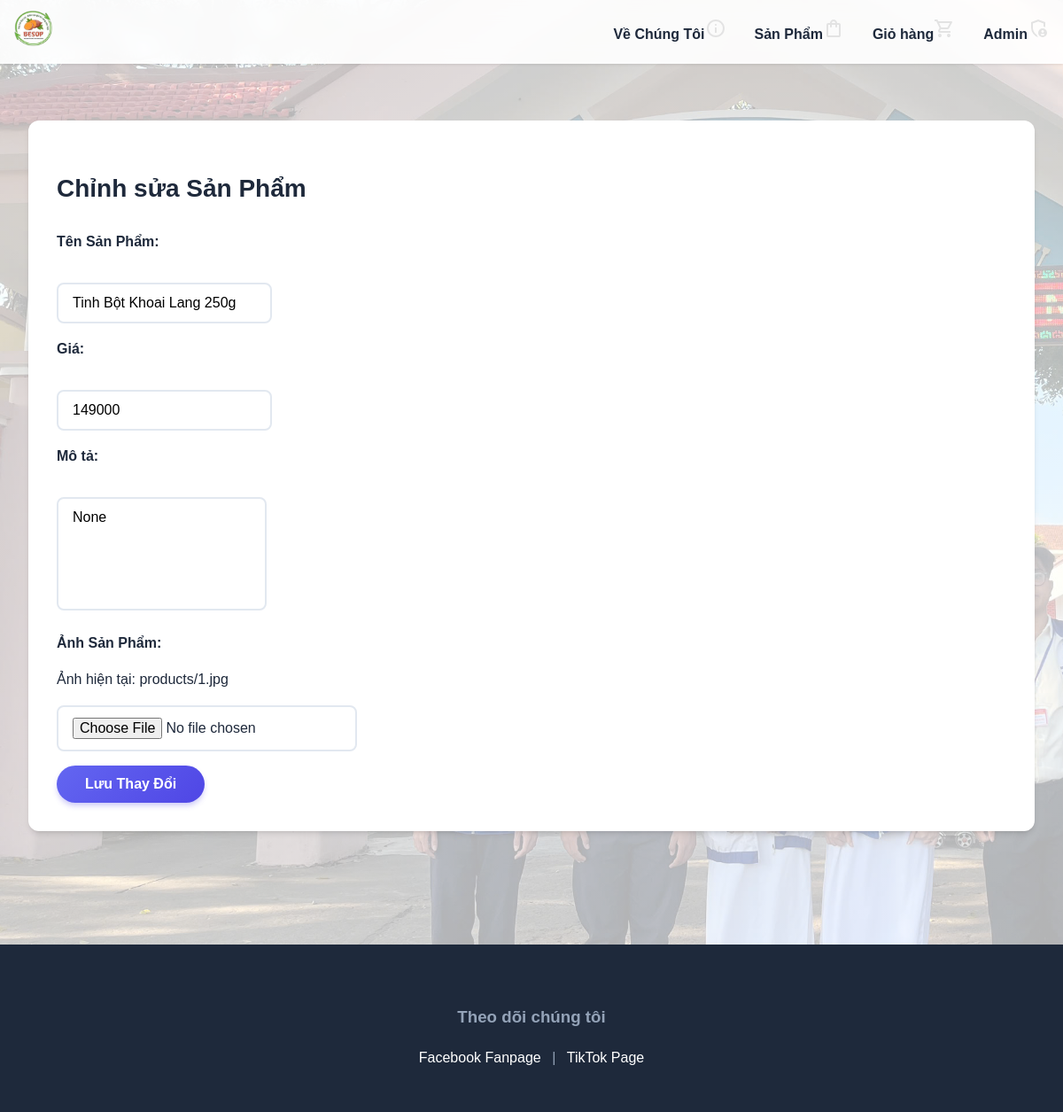
The page /quan-ly/edit-product/1/ (signed in) on the database its author committed.
### shop/models.py (models this page shows, shortened)
class Product(models.Model):
    product_name = models.CharField(max_length=255)
    price = models.IntegerField()
    description = models.TextField(blank=True, null=True)
    image = models.ImageField(upload_to='products/', blank=True, null=True)

### shop/views.py (the view, shortened to what this page needs)
# urls.py: path('quan-ly/edit-product/<int:pk>/', views.edit_product, name='edit_product'),
@user_passes_test(lambda u: u.is_authenticated and u.is_superuser)
def edit_product(request, pk):
    product = get_object_or_404(Product, pk=pk)
    return render(request, 'edit_product.html', {'product': product})

### templates/edit_product.html (shortened to what this page needs)
{% extends 'base.html' %}
{% block content %}
<div class="container mt-5">
    <div class="form-container">
        <h2 class="form-header">Chỉnh sửa Sản Phẩm</h2>
        <form method="post" enctype="multipart/form-data" class="product-form">
            <div class="form-group">
                <label for="product_name">Tên Sản Phẩm: </label>
                <br>
                <input type="text" class="form-control" id="product_name" name="product_name" value="{{ product.product_name }}" required>
            </div>
            <div class="form-group">
                <label for="price">Giá: </label>
                <br>
                <input type="number" class="form-control" id="price" name="price" value="{{ product.price }}" step="0.01" required>
            </div>
            <div class="form-group">
                <label for="description">Mô tả: </label>
                <br>
                <textarea class="form-control" id="description" name="description" rows="4">{{ product.description }}</textarea>
            </div>
            <div class="form-group">
                <label for="image">Ảnh Sản Phẩm: </label>
                {% if product.image %}
                    <p class="current-image-text">Ảnh hiện tại: <a href="{{ product.image.url }}">{{ product.image.name }}</a></p>
                {% endif %}
                <input type="file" class="form-control-file" id="image" name="image">
            </div>
            <div class="form-footer">
                <button type="submit" class="btn btn-primary">Lưu Thay Đổi</button>
            </div>
        </form>
    </div>
</div>
{% endblock %}

### static/css/style.css (style rules this page uses)
:root { --primary-color: #6366f1; --primary-hover: #4f46e5; --secondary-color: #ec4899; --background-color: #f8fafc; --card-bg: #ffffff; --text-color: #1e293b; --text-light: #64748b; --border-radius: 12px; --shadow: 0 4px 6px -1px rgb(0 0 0 / 0.1), 0 2px 4px -2px rgb(0 0 0 / 0.1); --shadow-hover: 0 10px 15px -3px rgb(0 0 0 / 0.1), 0 4px 6px -4px rgb(0 0 0 / 0.1); }
html { font-size: 16px; }
body { font-family: 'Poppins', sans-serif; margin: 0; padding: 0; background-color: var(--background-color); color: var(--text-color); line-height: 1.6; }
a { text-decoration: none; color: inherit; transition: color 0.2s; }
.container { max-width: 1200px; margin: 0 auto; padding: 2rem 1rem; }
input[type="number"], input[type="text"] { padding: 0.75rem 1rem; border: 2px solid #e2e8f0; border-radius: 8px; font-family: inherit; font-size: 1rem; transition: border-color 0.2s; outline: none; }
button { font-family: inherit; font-weight: 600; cursor: pointer; transition: all 0.2s; }
.btn-primary, .btn-confirm { background: linear-gradient(135deg, var(--primary-color), var(--primary-hover)); color: white; padding: 0.75rem 2rem; border: none; border-radius: 50px; font-size: 1rem; box-shadow: 0 4px 6px -1px rgba(79, 70, 229, 0.3); }
.form-container { background: var(--card-bg); padding: 2rem; border-radius: var(--border-radius); box-shadow: var(--shadow); }
.form-header { font-size: 1.75rem; margin-bottom: 1.5rem; color: var(--text-color); }
.form-group { margin-bottom: 1rem; }
.form-group label { display: block; margin-bottom: 0.5rem; font-weight: 600; color: var(--text-color); }
.form-group input { padding: 0.75rem 1rem; border: 2px solid #e2e8f0; border-radius: 8px; font-family: inherit; font-size: 1rem; transition: border-color 0.2s; outline: none; }
.form-group textarea { padding: 0.75rem 1rem; border: 2px solid #e2e8f0; border-radius: 8px; font-family: inherit; font-size: 1rem; transition: border-color 0.2s; outline: none; resize: none; min-height: 100px; }

### rows shown on the page
Product: product_name "Tinh Bột Khoai Lang 250g", price "149000", description "None", image.name "products/1.jpg"
